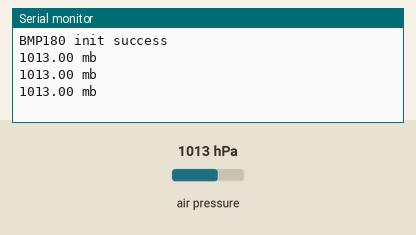
A sketch run on a simulated Arduino Uno, built with avr-gcc and run on an emulated ATmega328P. Shown: the last lines printed to the serial monitor. The inputs (shaded band) are chosen by the test bench; at power-on: air pressure 1013 hPa.

Above: at 1.3 s.
1.4 s: air pressure set to 952 hPa
At 2.0 s:
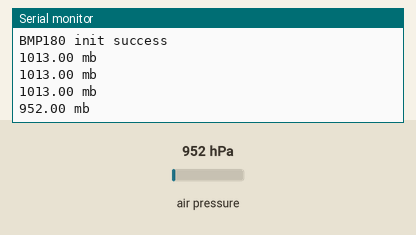
2.9 s: air pressure set to 975 hPa
At 3.6 s:
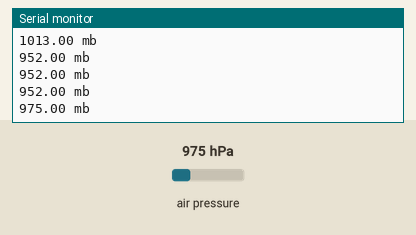
Timing chart, 0 to 5.9 s (numbered marks = the images above; inputs shaded):
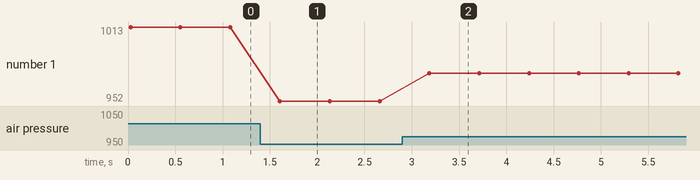

Measured:
- after the input at 1.4 s, the serial monitor: prints a new line after 0.21 s (image 1)
- after the input at 2.9 s, the serial monitor: prints a new line after 0.29 s (image 2)
- plotted number 1: 1013 → 952 after the input at 1.4 s, 952 → 975 after the input at 2.9 s

The sketch:

bmp.ino
```cpp
#include <SFE_BMP180.h>
#include <Wire.h>

SFE_BMP180 pressure;

void setup() {
  Serial.begin(9600);
  if (pressure.begin())
    Serial.println("BMP180 init success");
  else
  {
    Serial.println("BMP180 init fail\n\n");
  }
}

void loop()
{
  char status;
  double T, P;

  status = pressure.startPressure(3);
  if (status != 0)
  {
    delay(status);
    status = pressure.getPressure(P, T);
    if (status != 0)
    {
      Serial.print("");
      Serial.print(P, 2);
      Serial.println(" mb");
    }
    else Serial.println("Pressure retrieve error\n");
  }
  else Serial.println("Pressure start error\n");
  delay(500);
}

void bmpLoop()
{

}
```
